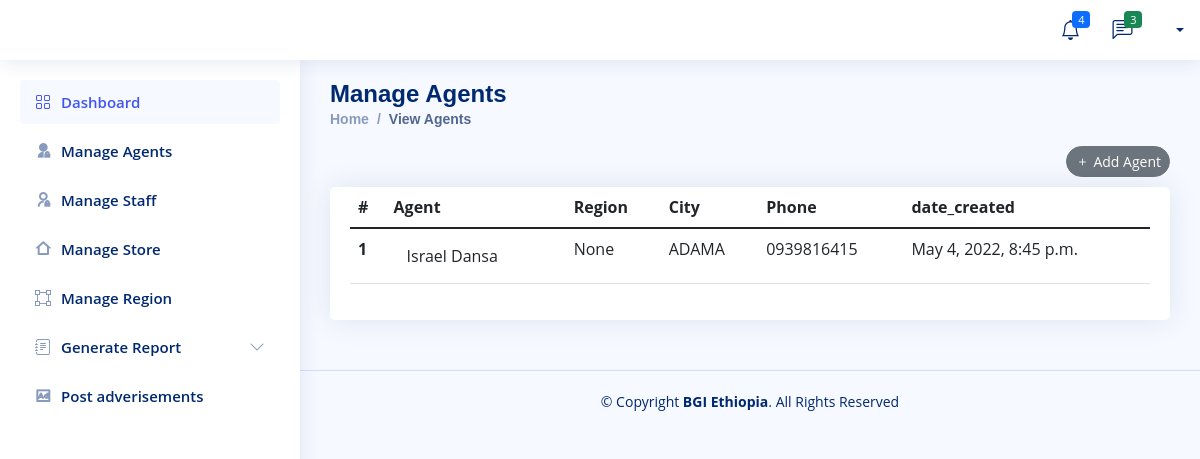
Page /BGI/agent-view/ on the earlier database version.
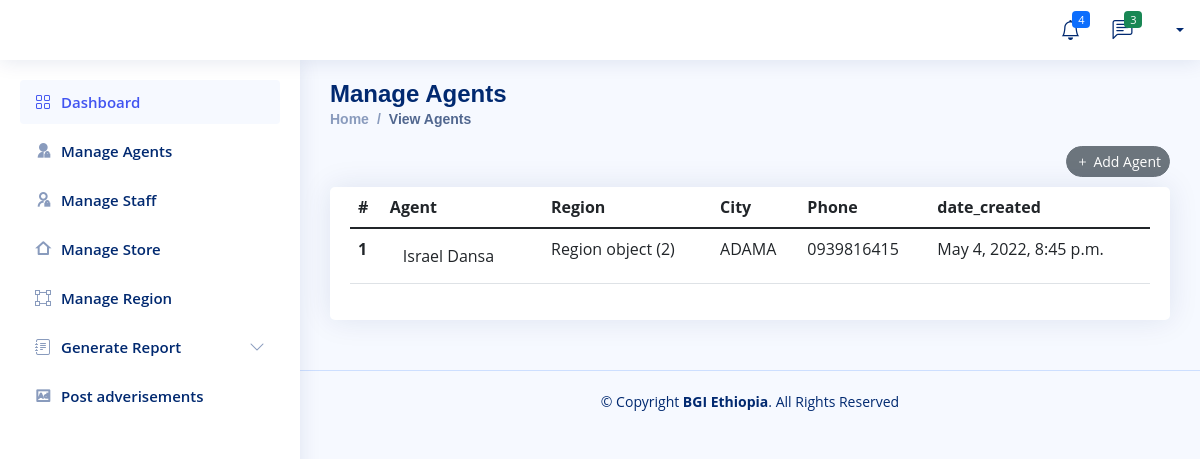
Same page on the later database version.
### Company/models.py (models this page shows, shortened)
class Agent(models.Model):
    user=models.OneToOneField(User,null=True, on_delete=models.CASCADE)
    Full_Name=models.CharField(max_length=300, null=True)
    phone1 = models.CharField(max_length=200, null=True)
    phone2 = models.CharField(max_length=200, null=True)
    facebook = models.CharField(max_length=200, null=True)
    telegram = models.CharField(max_length=200, null=True)
    instagram = models.CharField(max_length=200, null=True)
    about = models.TextField(max_length=500, null=True)
    profile_pic=models.ImageField(null=True,blank=True, upload_to='Profile/')
    Region=models.OneToOneField(Region,null=True, on_delete=models.CASCADE)
    city = models.CharField(max_length=200, null=True)
    address = models.CharField(max_length=200, null=True)
    location = models.CharField(max_length=500, null=True)
    TIN_NO = models.CharField(max_length=500, null=True)
    License = models.FileField(null=True, blank=True, upload_to='License')
    agreement = models.FileField(null=True, blank=True, upload_to='Agreement')
    date_created = models.DateTimeField(auto_now_add=True, null=True)

class Region(models.Model):
    Region_Name=models.CharField(max_length=100,blank=True, null=True)
    Location = models.CharField(max_length=200, null=True)
    date_created = models.DateTimeField(auto_now_add=True, null=True)

### Company/views.py (the view)
# urls.py: path('agent-view/',views.agent_view,name='agent-view'),
def agent_view(request):
    all_agent = Agent.objects.all()
    context = {
        'all_agent':all_agent,
    }
    return render(request,'Company/agents/agent-view.html',context)

### Templates/Company/agents/agent-view.html
{% extends 'Company/company-base.html' %}
{% block content %}
  <main id="main" class="main">
    <div class="pagetitle">
      <h1>Manage Agents</h1>
      <nav>
        <ol class="breadcrumb">
          <li class="breadcrumb-item"><a href="admin.html">Home</a></li>
          <li class="breadcrumb-item active">View Agents</li>
        </ol>
        <div class="text-end">
            <a href="{% url 'add-agent' %}" class="item-end">
                <button type="button" class="btn btn-sm rounded-pill btn-secondary"><i class="bi bi-plus me-1"></i>Add Agent</button>
              </a>
        </div>
      </nav>
    </div>
    <section class="section">
        <div class="row">
          <div class="col-lg-12">
            <div class="card">
              <div class="card-body">
                <table class="table datatable">
                  <thead>
                    <tr>
                      <th scope="col">#</th>
                      <th scope="col">Agent</th>
                      <th scope="col">Region</th>
                      <th scope="col">City</th>
                      <th scope="col">Phone</th>
                      <th scope="col">date_created</th>
                    </tr>
                  </thead>
                  <tbody>
                    {% for agent in all_agent %}
                    <tr>
                      <th scope="row">1</th>
                      <td><a href="{%  url 'agent-detail' agent.id  %}" class="btn">{{agent.Full_Name}}</a></td>
                      <td>{{agent.Region}}</td>
                      <td>{{agent.city}}</td>
                      <td>{{agent.phone1}}</td>
                      <td>{{agent.date_created}}</td>
                    </tr>
                    {% endfor %}
                  </tbody>
                </table>
              </div>
            </div>
          </div>
        </div>
      </section>
      </main>
{% endblock %}

Differences in the rows shown:
changed Agent "Israel Dansa": Region "None" → "Region object (2)"
